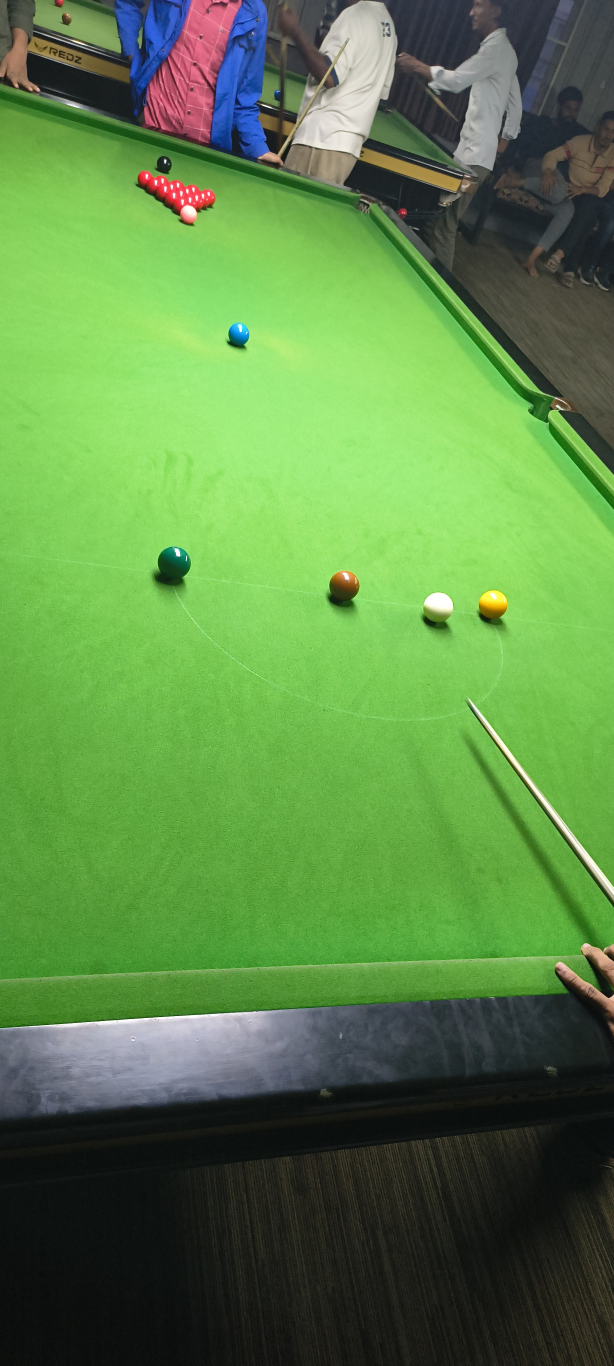
#> input picture input_images/test_snooker.jpg, 1842 x 4096 px (shown at 1/3 size)
$ python -i camera_calibration.py   (imports and definitions only)
#> lines starting #> are read from the running program, lines starting #| are printed output that depends on the picture; after the words box and inside, x2 and y2 are one past the last pixel; in counts of white or black regions, pixels touching at a corner belong together
#> further down, picture is the input picture: shape (4096, 1842, 3); mean B, G, R 72.4, 135.8, 92.8
"""
OpenCV Camera Calibration & Planar Homography Module for Snooker Table
Corners selected in exact order:
0: Top-Right    -> (0.0, 0.0) mm
1: Top-Left     -> (SNOOKER.WIDTH_MM, 0.0) mm
2: Bottom-Left  -> (SNOOKER.WIDTH_MM, SNOOKER.LENGTH_MM) mm
3: Bottom-Right -> (0.0, SNOOKER.LENGTH_MM) mm
"""
import cv2
import numpy as np
from typing import Tuple, List, Optional
from laser_calibration.snooker_geometry import SNOOKER

class SnookerCameraHomography:
    def __init__(self):
        self.H_img_to_table: Optional[np.ndarray] = None
        self.H_table_to_img: Optional[np.ndarray] = None
        self.corners_px: List[Tuple[float, float]] = []

    def calibrate(self, corners: List[Tuple[float, float]]) -> bool:
        if len(corners) != 4:
            return False
        self.corners_px = corners
        src = np.array(corners, dtype=np.float32)
        dst = np.array([
            [0.0, 0.0],
            [SNOOKER.WIDTH_MM, 0.0],
            [SNOOKER.WIDTH_MM, SNOOKER.LENGTH_MM],
            [0.0, SNOOKER.LENGTH_MM]
        ], dtype=np.float32)

        H, _ = cv2.findHomography(src, dst)
        if H is not None:
            self.H_img_to_table = H
            self.H_table_to_img = np.linalg.inv(H)
            return True
        return False

    def pixel_to_table(self, u: float, v: float) -> Optional[Tuple[float, float]]:
        if self.H_img_to_table is None:
            return None
        vec = np.array([u, v, 1.0], dtype=np.float64).reshape((3, 1))
        res = np.dot(self.H_img_to_table, vec)
        w = res[2, 0]
        if abs(w) < 1e-9:
            return None
        return float(res[0, 0] / w), float(res[1, 0] / w)

    def table_to_pixel(self, x: float, y: float) -> Optional[Tuple[float, float]]:
        if self.H_table_to_img is None:
            return None
        vec = np.array([x, y, 1.0], dtype=np.float64).reshape((3, 1))
        res = np.dot(self.H_table_to_img, vec)
        w = res[2, 0]
        if abs(w) < 1e-9:
            return None
        return float(res[0, 0] / w), float(res[1, 0] / w)

    def warp_top_down(self, image: np.ndarray, out_w: int = 460, out_h: int = 922) -> Optional[np.ndarray]:
        if not self.corners_px or len(self.corners_px) != 4:
            return None
        src = np.array(self.corners_px, dtype=np.float32)
        dst = np.array([[out_w, 0], [0, 0], [0, out_h], [out_w, out_h]], dtype=np.float32)
        M = cv2.getPerspectiveTransform(src, dst)
        return cv2.warpPerspective(image, M, (out_w, out_h))

    def auto_calibrate_from_frame(self, image_bgr: np.ndarray) -> bool:
        """
        Automatically detect the green snooker baize quadrilateral from an overhead frame
        and calibrate homography in [TR, TL, BL, BR] order.
        """
        if image_bgr is None or image_bgr.size == 0:
            return False

        hsv = cv2.cvtColor(image_bgr, cv2.COLOR_BGR2HSV)
#> hsv: shape (4096, 1842, 3); mean H, S, V 58.3, 110.4, 139.7
        # Green felt HSV range (covers indoor tungsten/daylight variation)
        mask = cv2.inRange(hsv, np.array([32, 35, 30]), np.array([95, 255, 255]))
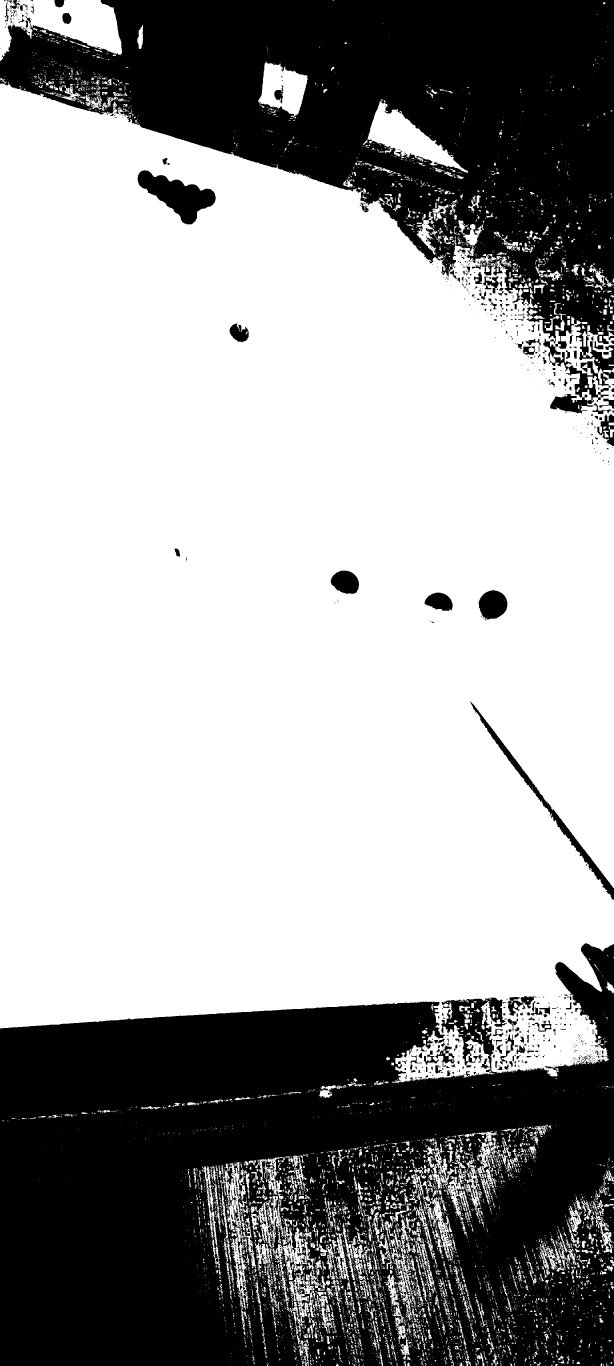
#> mask: shape (4096, 1842) (shown at 1/3 size); 63.4% white; 2395 black regions (2082 under 20 px), largest, box (x1, y1, x2, y2) and area: (0, 2830, 1842, 4096) 1675534, (0, 0, 1842, 1242) 981221, (413, 511, 647, 673) 17679
        kernel = cv2.getStructuringElement(cv2.MORPH_RECT, (9, 9))
        mask = cv2.morphologyEx(mask, cv2.MORPH_CLOSE, kernel)
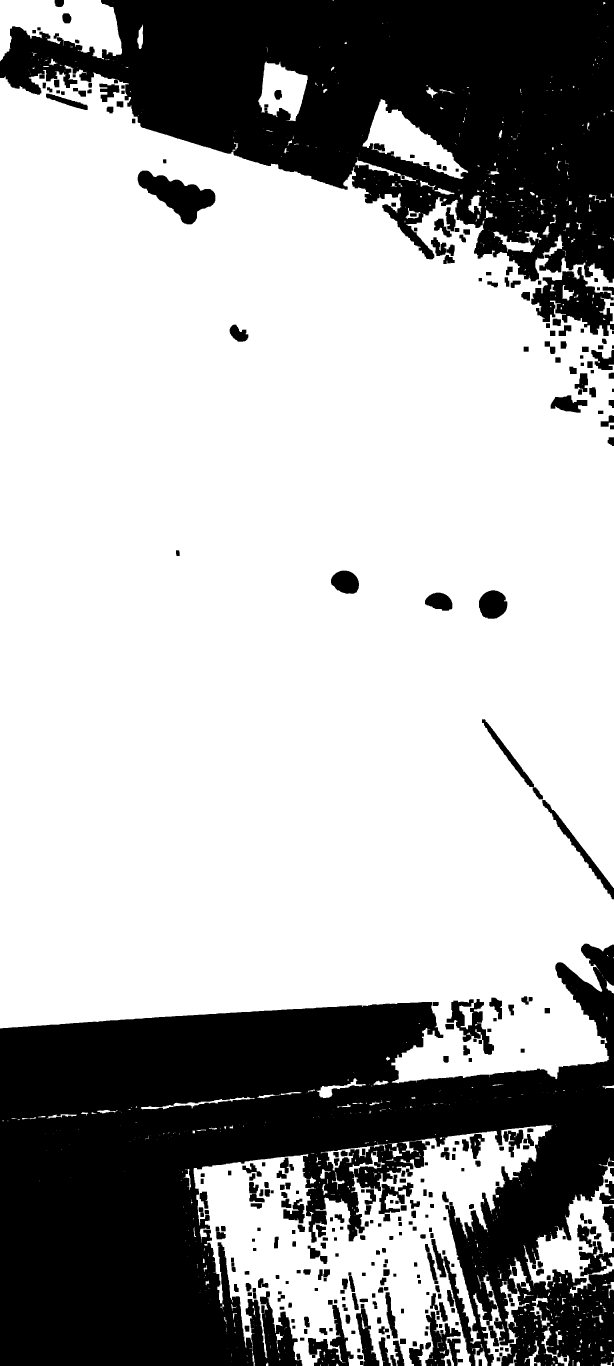
#> mask: shape (4096, 1842) (shown at 1/3 size); 67.8% white; 370 black regions, largest, box (x1, y1, x2, y2) and area: (0, 2831, 1842, 4096) 1319349, (0, 0, 1842, 848) 867153, (1594, 801, 1842, 1008) 25543
        mask = cv2.morphologyEx(mask, cv2.MORPH_OPEN, kernel)
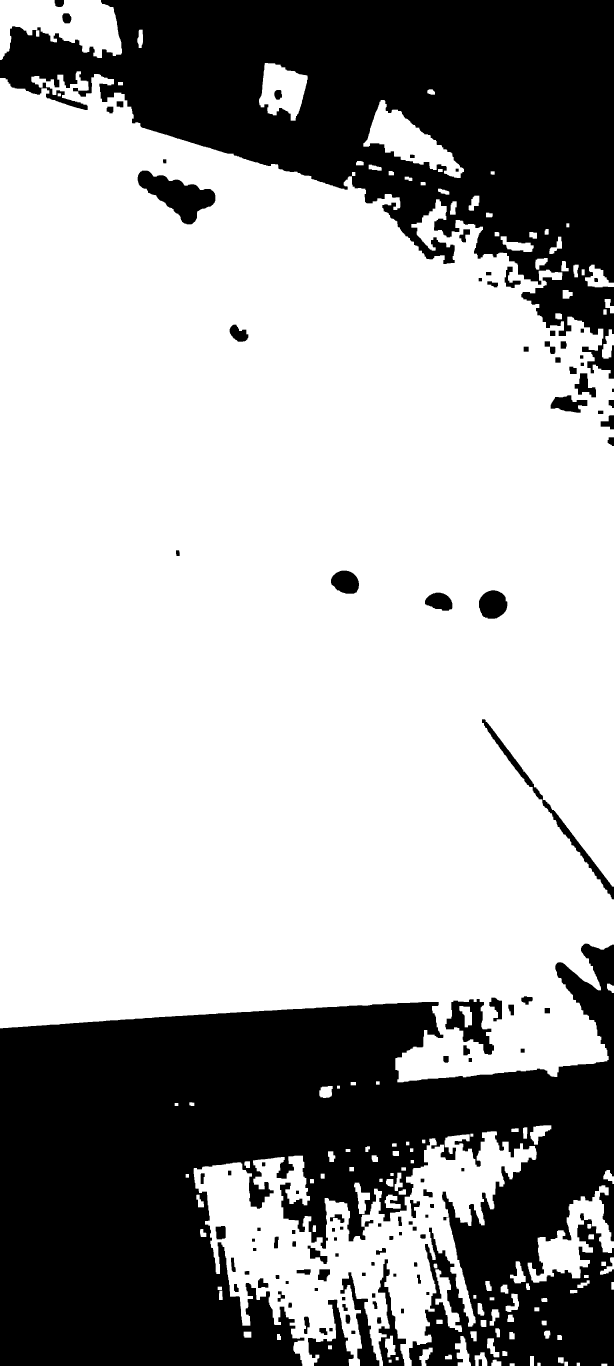
#> mask: shape (4096, 1842) (shown at 1/3 size); 66.9% white; 111 black regions

        contours, _ = cv2.findContours(mask, cv2.RETR_EXTERNAL, cv2.CHAIN_APPROX_SIMPLE)
#> contours = 129 contours; largest, box (x1, y1, x2, y2) and area: (0, 214, 1842, 3247) 4621641, (581, 3394, 1610, 4096) 310940, (0, 0, 366, 180) 42698, (1583, 3556, 1842, 3848) 27480, (1090, 300, 1392, 534) 26400
        if not contours:
            return False

        largest = max(contours, key=cv2.contourArea)
#> largest = contour of 2895 points, box (x1, y1, x2, y2) (0, 214, 1842, 3247), area 4621641
        h_img, w_img = image_bgr.shape[:2]
#> h_img = 4096; w_img = 1842
        if cv2.contourArea(largest) < 0.08 * (h_img * w_img):
            return False

        peri = cv2.arcLength(largest, True)
#> peri = 15715.8
        approx = cv2.approxPolyDP(largest, 0.02 * peri, True)
#> approx = [[0, 234], [0, 3084], [1821, 3183], [1445, 2168], [1841, 2659], [1809, 986]]
        if len(approx) == 4:
            pts = approx.reshape(4, 2).astype(np.float32)
        else:
            rect = cv2.minAreaRect(largest)
#> rect = ((920.5, 1730), (3032, 1841), -90)
            pts = cv2.boxPoints(rect).astype(np.float32)
#> pts = [[1841, 3246], [-9.28e-14, 3246], [0, 214], [1841, 214]]

        # Order into [TL, TR, BR, BL] first, then convert to [TR, TL, BL, BR]
        s = pts.sum(axis=1)
#> s = [5087, 3246, 214, 2055]
        diff = np.diff(pts, axis=1).reshape(-1)
#> diff = [1405, 3246, 214, -1627]
        tl = pts[np.argmin(s)]
#> tl = [0, 214]
        br = pts[np.argmax(s)]
#> br = [1841, 3246]
        tr = pts[np.argmin(diff)]
#> tr = [1841, 214]
        bl = pts[np.argmax(diff)]
#> bl = [-9.28e-14, 3246]

        ordered_tr_tl_bl_br = [
            (float(tr[0]), float(tr[1])),
            (float(tl[0]), float(tl[1])),
            (float(bl[0]), float(bl[1])),
            (float(br[0]), float(br[1])),
        ]
#> ordered_tr_tl_bl_br = [(1841, 214), (0, 214), (-9.28e-14, 3246), (1841, 3246)]
        return self.calibrate(ordered_tr_tl_bl_br)
#> in calibrate, `self.corners_px = corners`: self.corners_px has the same summary as ordered_tr_tl_bl_br in auto_calibrate_from_frame
#> in calibrate, `src = np.array(corners, dtype=np.float32)`: src = [[1841, 214], [0, 214], [-9.28e-14, 3246], [1841, 3246]]
#> in calibrate, `H, _ = cv2.findHomography(src, dst)`: H = [[-0.635, 0, 1168.4], [0, 0.772, -165.3], [0, 0, 1]]
#> in calibrate, `self.H_img_to_table = H`: self.H_img_to_table has the same summary as H
#> in calibrate, `self.H_table_to_img = np.linalg.inv(H)`: self.H_table_to_img = [[-1.58, 0, 1841], [0, 1.29, 214], [0, 0, 1]]

>>> import cv2
>>> picture = cv2.imread('../input_images/test_snooker.jpg')
>>> result = SnookerCameraHomography().auto_calibrate_from_frame(picture)
#> result = True
